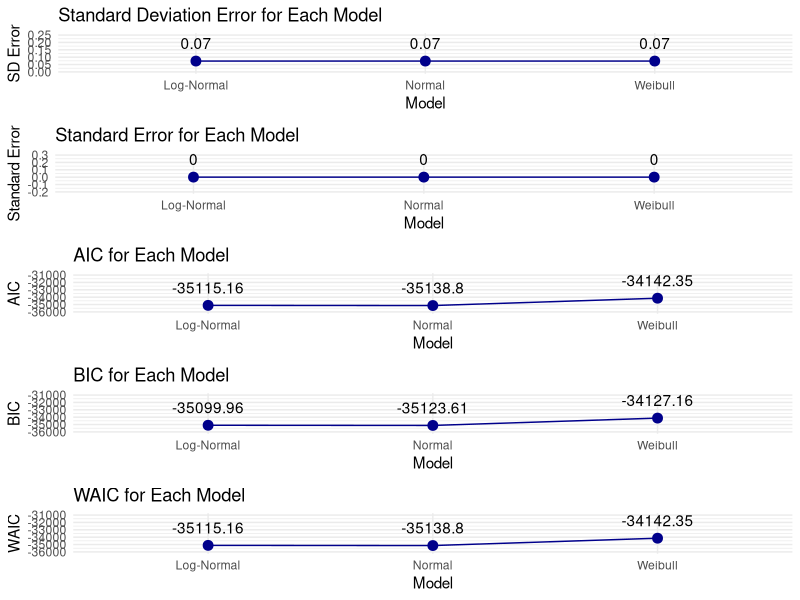

R code for this plot:
# Load necessary libraries
library(ggplot2)
library(readxl)  # Load the readxl package to use read_excel()
library(dplyr)  # For data manipulation
library(broom)  # For tidying model outputs
library(gridExtra)  # For arranging plots
library(fitdistrplus)  # For fitting distributions

# Function to calculate WAIC
calculate_waic <- function(log_likelihood, n, k) {
  # Calculate WAIC
  waic <- -2 * (log_likelihood - k)
  return(waic)
}

# Read the Excel file
data <- read_excel("Dataset.xlsx")

# Create the dataframe with the specified columns
df <- data.frame(
  Discharge_Time = data[[2]],
  Decrement_3.6_3.4V = data[[3]],
  Max_Voltage_Dischar = data[[4]],
  Min_Voltage_Charg = data[[5]],
  Time_at_4.15V = data[[6]],
  Time_constant_current = data[[7]],
  Charging_time = data[[8]] * 10  # Reduce charging time by a factor of 10
)

# Filter the dataframe to include only rows where Max Voltage Discharge is >= 3.5V
df_filtered <- df %>% filter(Max_Voltage_Dischar >= 3.5)

# Fit Normal distribution
fit_normal <- fitdistr(df_filtered$Max_Voltage_Dischar, "normal")

# Fit Log-Normal distribution
fit_lognormal <- fitdist(df_filtered$Max_Voltage_Dischar, "lnorm")

# Fit Weibull distribution
fit_weibull <- fitdist(df_filtered$Max_Voltage_Dischar, "weibull")

# Function to create a summary table for each model
create_model_summary <- function(model, model_name) {
  if (model_name == "Normal") {
    quantiles <- quantile(df_filtered$Max_Voltage_Dischar, probs = c(0, 0.25, 0.5, 0.75, 0.95, 1))
    sd_error <- sd(df_filtered$Max_Voltage_Dischar)
    error <- sd_error / sqrt(length(df_filtered$Max_Voltage_Dischar))  # Standard Error of the mean
    aic <- AIC(fit_normal)
    bic <- BIC(fit_normal)
    waic <- calculate_waic(logLik(fit_normal), length(df_filtered$Max_Voltage_Dischar), length(coef(fit_normal)))
  } else if (model_name == "Log-Normal") {
    quantiles <- qlnorm(c(0, 0.25, 0.5, 0.75, 0.95, 1), meanlog = model$estimate[1], sdlog = model$estimate[2])
    sd_error <- sd(df_filtered$Max_Voltage_Dischar)
    error <- sd_error / sqrt(length(df_filtered$Max_Voltage_Dischar))
    aic <- AIC(fit_lognormal)
    bic <- BIC(fit_lognormal)
    waic <- calculate_waic(logLik(fit_lognormal), length(df_filtered$Max_Voltage_Dischar), length(coef(fit_lognormal)))
  } else if (model_name == "Weibull") {
    quantiles <- qweibull(c(0, 0.25, 0.5, 0.75, 0.95, 1), shape = model$estimate[1], scale = model$estimate[2])
    sd_error <- sd(df_filtered$Max_Voltage_Dischar)
    error <- sd_error / sqrt(length(df_filtered$Max_Voltage_Dischar))
    aic <- AIC(fit_weibull)
    bic <- BIC(fit_weibull)
    waic <- calculate_waic(logLik(fit_weibull), length(df_filtered$Max_Voltage_Dischar), length(coef(fit_weibull)))
  }
  
  summary_df <- data.frame(
    Model = model_name,
    Min = quantiles[1],
    Q3 = quantiles[4],
    Median = quantiles[3],
    Q5 = quantiles[5],
    Max = quantiles[6],
    SD_Error = sd_error,
    Error = error,
    AIC = aic,
    BIC = bic,
    WAIC = waic
  )
  
  return(summary_df)
}

# Create summary tables for each model
summary_normal <- create_model_summary(fit_normal, "Normal")
summary_lognormal <- create_model_summary(fit_lognormal, "Log-Normal")
summary_weibull <- create_model_summary(fit_weibull, "Weibull")

# Combine all summaries into one data frame
final_summary <- rbind(summary_normal, summary_lognormal, summary_weibull)

# Create individual plots for the second set (SD_Error, Error, AIC, BIC, WAIC)
plot_sd_error <- ggplot(final_summary, aes(x = Model, y = SD_Error)) +
  geom_point(size = 3, color = "darkblue") +
  geom_line(aes(group = 1), color = "darkblue") +
  geom_text(aes(label = round(SD_Error, 2)), vjust = -1) +  # Add labels
  labs(title = "Standard Deviation Error for Each Model", y = "SD Error") +
  ylim(0, 0.25) +
  theme_minimal()

plot_error <- ggplot(final_summary, aes(x = Model, y = Error)) +
  geom_point(size = 3, color = "darkblue") +
  geom_line(aes(group = 1), color = "darkblue") +
  geom_text(aes(label = round(Error, 2)), vjust = -1) +  # Add labels
  labs(title = "Standard Error for Each Model", y = "Standard Error") +
  ylim(-0.2, 0.3) +
  theme_minimal()

plot_aic <- ggplot(final_summary, aes(x = Model, y = AIC)) +
  geom_point(size = 3, color = "darkblue") +
  geom_line(aes(group = 1), color = "darkblue") +
  geom_text(aes(label = round(AIC, 2)), vjust = -1) +  # Add labels
  labs(title = "AIC for Each Model", y = "AIC") +
  ylim(-36000, -31000) +
  theme_minimal()

plot_bic <- ggplot(final_summary, aes(x = Model, y = BIC)) +
  geom_point(size = 3, color = "darkblue") +
  geom_line(aes(group = 1), color = "darkblue") +
  geom_text(aes(label = round(BIC, 2)), vjust = -1) +  # Add labels
  labs(title = "BIC for Each Model", y = "BIC") +
  ylim(-36000, -31000) +
  theme_minimal()

plot_waic <- ggplot(final_summary, aes(x = Model, y = WAIC)) +
  geom_point(size = 3, color = "darkblue") +
  geom_line(aes(group = 1), color = "darkblue") +
  geom_text(aes(label = round(WAIC, 2)), vjust = -1) +  # Add labels
  ylim(-36000, -31000) +
  labs(title = "WAIC for Each Model", y = "WAIC") +
  theme_minimal()

# Arrange the second set of plots in a grid
grid.arrange(plot_sd_error, plot_error, plot_aic, plot_bic, plot_waic, nrow = 5)
